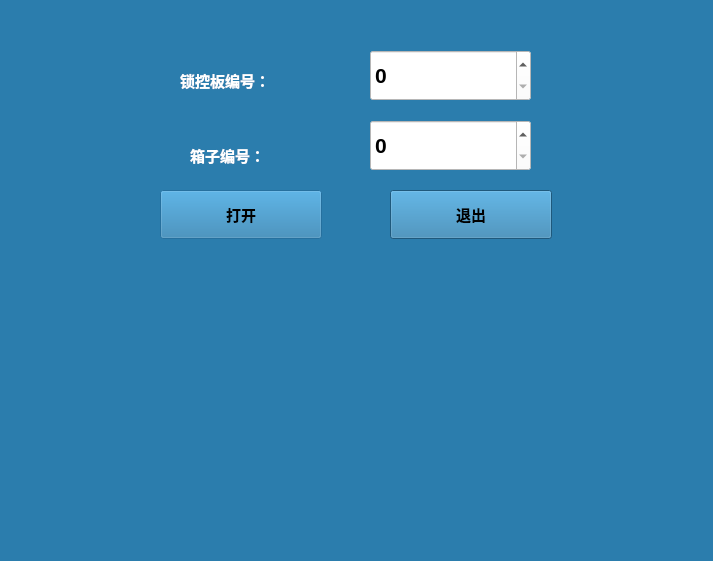
<?xml version="1.0" encoding="UTF-8"?>
<ui version="4.0">
 <class>OpenBoxDialog</class>
 <widget class="QDialog" name="OpenBoxDialog">
  <property name="geometry">
   <rect>
    <x>0</x>
    <y>0</y>
    <width>713</width>
    <height>561</height>
   </rect>
  </property>
  <property name="windowTitle">
   <string>Dialog</string>
  </property>
  <property name="styleSheet">
   <string notr="true">background-color: rgb(43, 125, 173);</string>
  </property>
  <widget class="QSpinBox" name="spinBoxNo">
   <property name="geometry">
    <rect>
     <x>370</x>
     <y>120</y>
     <width>161</width>
     <height>51</height>
    </rect>
   </property>
   <property name="font">
    <font>
     <pointsize>16</pointsize>
     <weight>75</weight>
     <bold>true</bold>
    </font>
   </property>
   <property name="styleSheet">
    <string notr="true">background-color: rgb(255, 255, 255);</string>
   </property>
  </widget>
  <widget class="QSpinBox" name="spinBardNo">
   <property name="geometry">
    <rect>
     <x>370</x>
     <y>50</y>
     <width>161</width>
     <height>51</height>
    </rect>
   </property>
   <property name="font">
    <font>
     <pointsize>16</pointsize>
     <weight>75</weight>
     <bold>true</bold>
    </font>
   </property>
   <property name="styleSheet">
    <string notr="true">background-color: rgb(255, 255, 255);</string>
   </property>
  </widget>
  <widget class="QLabel" name="label">
   <property name="geometry">
    <rect>
     <x>180</x>
     <y>60</y>
     <width>121</width>
     <height>41</height>
    </rect>
   </property>
   <property name="font">
    <font>
     <pointsize>11</pointsize>
     <weight>75</weight>
     <bold>true</bold>
    </font>
   </property>
   <property name="styleSheet">
    <string notr="true">color: rgb(255, 255, 255);</string>
   </property>
   <property name="text">
    <string>锁控板编号：</string>
   </property>
  </widget>
  <widget class="QLabel" name="label_2">
   <property name="geometry">
    <rect>
     <x>190</x>
     <y>140</y>
     <width>111</width>
     <height>31</height>
    </rect>
   </property>
   <property name="font">
    <font>
     <pointsize>11</pointsize>
     <weight>75</weight>
     <bold>true</bold>
    </font>
   </property>
   <property name="styleSheet">
    <string notr="true">color: rgb(255, 255, 255);</string>
   </property>
   <property name="text">
    <string>箱子编号：</string>
   </property>
  </widget>
  <widget class="QPushButton" name="OpenButton">
   <property name="geometry">
    <rect>
     <x>160</x>
     <y>190</y>
     <width>162</width>
     <height>49</height>
    </rect>
   </property>
   <property name="font">
    <font>
     <pointsize>11</pointsize>
     <weight>75</weight>
     <bold>true</bold>
    </font>
   </property>
   <property name="text">
    <string>打开</string>
   </property>
  </widget>
  <widget class="QPushButton" name="ExitButton">
   <property name="geometry">
    <rect>
     <x>390</x>
     <y>190</y>
     <width>162</width>
     <height>49</height>
    </rect>
   </property>
   <property name="font">
    <font>
     <pointsize>11</pointsize>
     <weight>75</weight>
     <bold>true</bold>
    </font>
   </property>
   <property name="text">
    <string>退出</string>
   </property>
  </widget>
 </widget>
 <resources/>
 <connections>
  <connection>
   <sender>ExitButton</sender>
   <signal>clicked()</signal>
   <receiver>OpenBoxDialog</receiver>
   <slot>close()</slot>
   <hints>
    <hint type="sourcelabel">
     <x>430</x>
     <y>362</y>
    </hint>
    <hint type="destinationlabel">
     <x>269</x>
     <y>202</y>
    </hint>
   </hints>
  </connection>
 </connections>
</ui>
